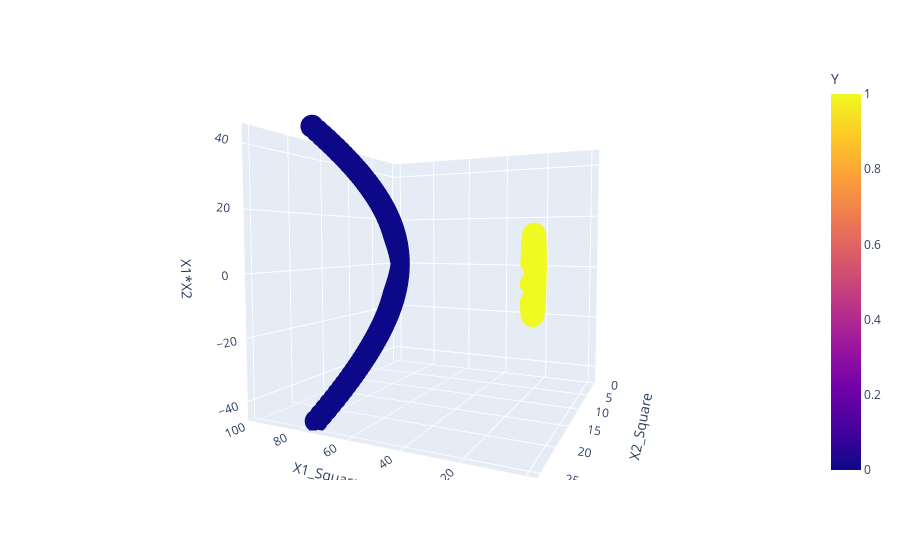

Write notebook code for a chart like this one.
### Code cell
import plotly.express as px

fig=px.scatter_3d(df, x='X1_Square' , y='X2_Square' , z='X1*X2' , color='Y')

fig.show()

### Figure 1 — Plotly figure (JSON) as saved in the notebook; plotly's stock layout.template omitted (floating-point values rounded to 4 significant figures; data arrays with more than 128 entries replaced by an {"elided": "..."} marker saying what was removed)
{"data": [{"hovertemplate": "X1_Square=%{x}<br>X2_Square=%{y}<br>X1*X2=%{z}<br>Y=%{marker.color}<extra></extra>", "legendgroup": "", "marker": {"color": {"elided": "400 int values"}, "coloraxis": "coloraxis", "symbol": "circle"}, "mode": "markers", "name": "", "scene": "scene", "showlegend": false, "type": "scatter3d", "x": {"elided": "400 float values"}, "y": {"elided": "400 float values"}, "z": {"elided": "400 float values"}}], "layout": {"autosize": true, "coloraxis": {"colorbar": {"title": {"text": "Y"}}, "colorscale": [[0, "#0d0887"], [0.1111, "#46039f"], [0.2222, "#7201a8"], [0.3333, "#9c179e"], [0.4444, "#bd3786"], [0.5556, "#d8576b"], [0.6667, "#ed7953"], [0.7778, "#fb9f3a"], [0.8889, "#fdca26"], [1, "#f0f921"]]}, "dragmode": "zoom", "legend": {"tracegroupgap": 0}, "margin": {"t": 60}, "scene": {"aspectmode": "auto", "aspectratio": {"x": 1, "y": 1, "z": 1}, "camera": {"center": {"x": 0, "y": 0, "z": 0}, "eye": {"x": -0.8171, "y": 1.758, "z": 0.1105}, "projection": {"type": "perspective"}, "up": {"x": 2.092e-18, "y": 1.197e-17, "z": 1}}, "domain": {"x": [0, 1], "y": [0, 1]}, "dragmode": "turntable", "xaxis": {"title": {"text": "X1_Square"}, "type": "linear"}, "yaxis": {"title": {"text": "X2_Square"}, "type": "linear"}, "zaxis": {"title": {"text": "X1*X2"}, "type": "linear"}}}}
